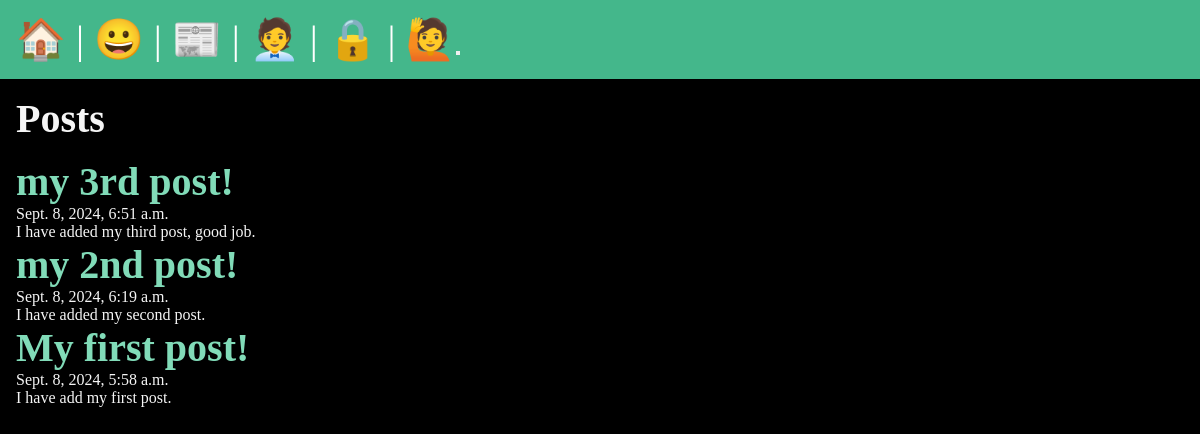
/posts/, run on an earlier commit of the app's database.
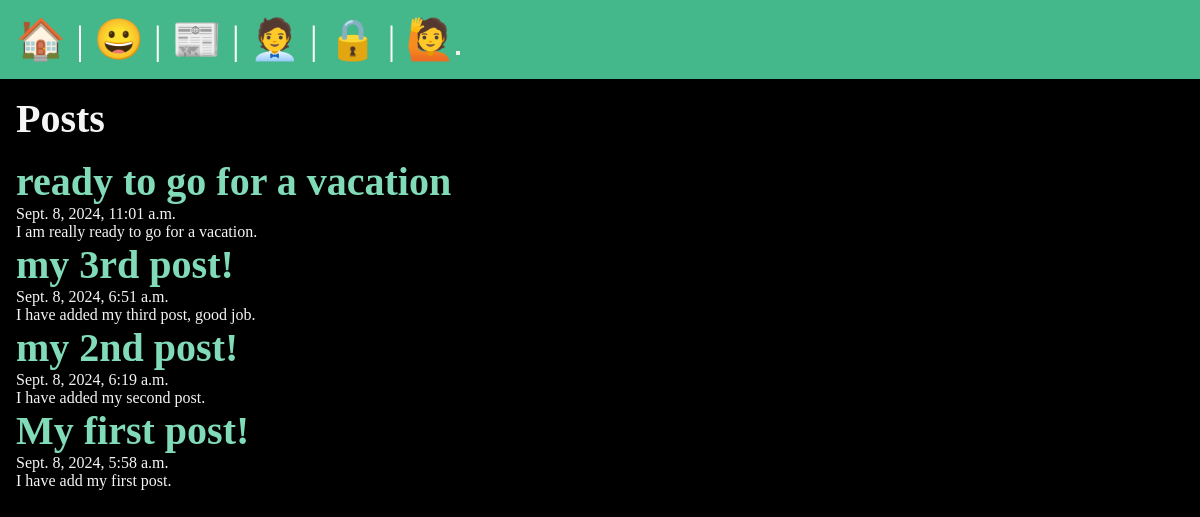
And on a later commit of the database.
### posts/models.py (models this page shows, shortened)
class Post(models.Model):
    title = models.CharField(max_length= 75)
    body = models.TextField()
    slug = models.SlugField()
    date = models.DateTimeField(auto_now_add=True)
    banner = models.ImageField(default='fallback.png', blank=True)

### posts/views.py (the view)
# urls.py: path('', views.posts_list, name="list"),
def posts_list(request):
    articles = Post.objects.all().order_by("-date")
    return render(request, 'posts/posts_list.html', {"posts" : articles} )

### posts/templates/posts/posts_list.html (shortened to what this page needs)
{% extends "layout.html" %}
{% block content %}
    <section>
        <h1>Posts</h1>
        {% for post in posts%}
        <article class="post">
            <h2>
                <a href="{%  url 'posts:page' slug=post.slug %}">
                    {{post.title}}
                </a>
            </h2>
            <p>{{post.date}}</p>
            <p>{{post.body}}</p>
        <article>
        {% endfor%}
    </section>
{% endblock content %}

### templates/layout.html (shortened to what this page needs)
<!DOCTYPE html>
{% load static %}
<html lang="en">
<head>
    <link rel="stylesheet" href="{% static 'css/style.css' %}">
</head>
<body>
    <nav>
        <a href="/">
            <span role="img" aria-label="Home" title="home">🏠</span>
        </a> |
        <a href="/about">
            <span role="img" aria-label="About" title="about">😀</span>
        </a> |
        <a href="{% url 'posts:list' %}">
            <span role="img" aria-label="Posts" title="posts">📰</span>
        </a> |
        <a href="{% url 'users:register' %}">
            <span role="img" aria-label="Users Registration" title="users registration">🧑‍💼</span>
        </a> |
        <a href="{% url 'users:login' %}">
            <span role="img" aria-label="Users Login" title="users login">🔒</span>
        </a> |
        <form class="logout" action="{% url 'users:logout' %}" method="post">
            <button class="logout-button" aria-label="Users Logout" title="users logout">🙋<button/>
        </form>
    </nav>
    <main>
        {% block content %}
        {% endblock %}
    </main>
</body>
</html>

What changed in the data, as far as the page shows it:
added Post: title "ready to go for a vacation", date "Sept. 8, 2024, 11:01 a.m.", body "I am really ready to go for a vacation."
